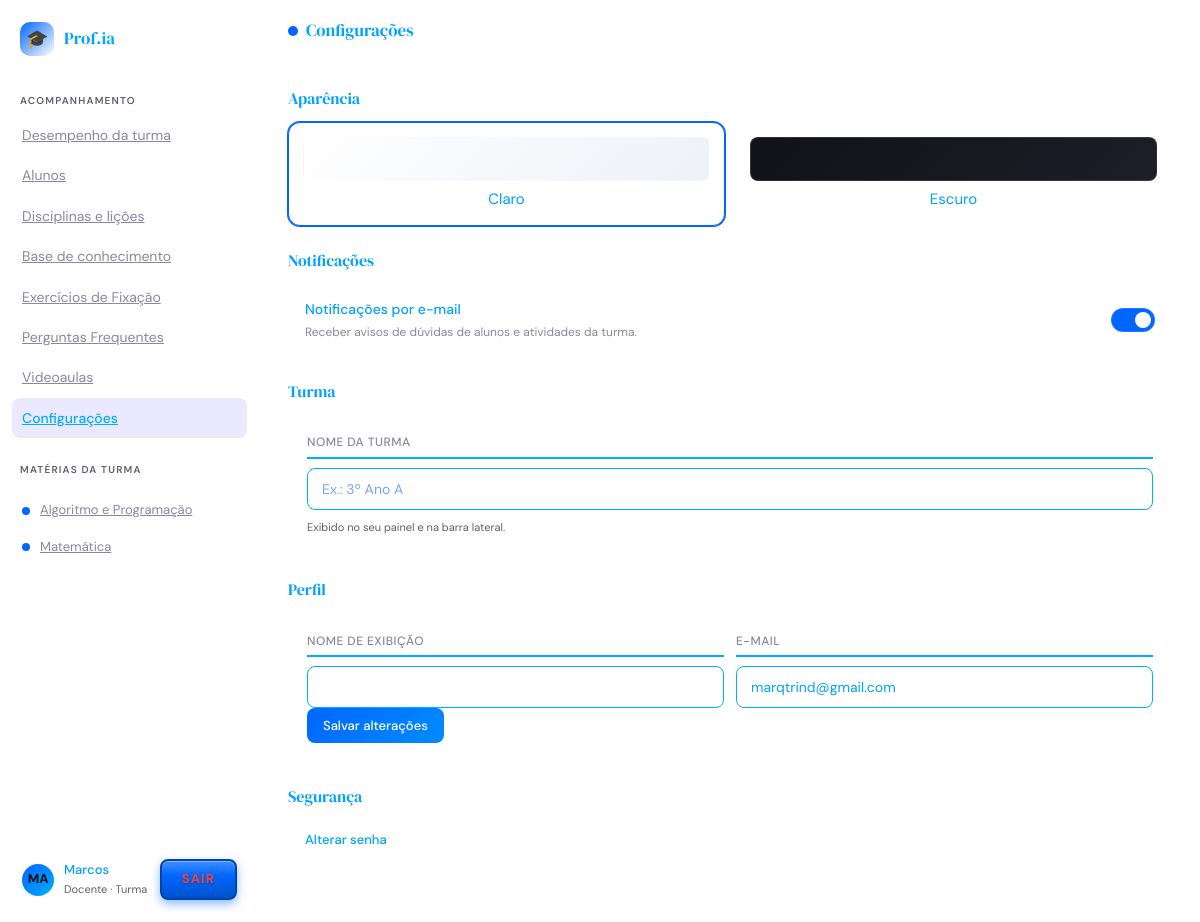
/professor/configuracoes/ (signed in), run on the app's committed database.
### src/frontend/app/models/disciplina.py (models this page shows, shortened)
class Disciplina(models.Model):
    nome = models.CharField("Nome", max_length=80, unique=True)
    descricao = models.TextField("Descricao", blank=True)
    icone = models.CharField("Icone", max_length=10, blank=True)
    cor_primaria = models.CharField(
        "Cor primaria",
        max_length=40,
        default="#1a73e8",
    )
    prompt_sistema = models.TextField(
        "Prompt do sistema",
        blank=True,
    )
    ordem = models.SmallIntegerField("Ordem", default=0)
    ativa = models.BooleanField("Ativa", default=True)
    criado_em = models.DateTimeField("Criado em", auto_now_add=True)
    class Meta:
        verbose_name = "Disciplina"
        verbose_name_plural = "Disciplinas"
        ordering = ["ordem", "nome"]

### src/frontend/app/models/usuarios.py (models this page shows, shortened)
class Usuario(AbstractUser):
    class Papel(models.TextChoices):
        ALUNO = "aluno", "Aluno"
        PROFESSOR = "professor", "Professor"
    papel = models.CharField(
        max_length=20,
        choices=Papel.choices,
        default=Papel.ALUNO,
        verbose_name="Papel",
        help_text="Define o tipo de acesso do usuário no sistema.",
    )
    primeiro_acesso = models.BooleanField(
        default=True,
        verbose_name="Primeiro acesso",
        help_text=(
            "Quando verdadeiro, o usuário é obrigado a trocar a senha "
            "no próximo login. Usado principalmente para professores "
            "cadastrados pelo administrador com senha temporária."
        ),
    )
    identificador_aluno = models.CharField(
        max_length=50,
        blank=True,
        null=True,
        unique=True,
        verbose_name="Identificador do aluno (Grupo 1)",
        help_text=(
            "Vínculo com o registro do aluno no backend do Grupo 1. "
            "Usado nas chamadas à API, por exemplo /api/desempenho/<id>/. "
            "Deixar em branco para professores."
        ),
    )
    class Tema(models.TextChoices):
        CLARO = "claro", "Claro"
        ESCURO = "escuro", "Escuro"
    tema = models.CharField(
        max_length=10,
        choices=Tema.choices,
        default=Tema.CLARO,
        verbose_name="Tema do site",
        help_text="Aparência escolhida pelo usuário (claro ou escuro).",
    )
    notificacoes_email = models.BooleanField(
        default=True,
        verbose_name="Notificações por e-mail",
        help_text="Receber avisos de novas conquistas, quizzes e atividades por e-mail.",
    )
    class Avatar(models.TextChoices):
        AZUL = "azul", "Azul"
        VERDE = "verde", "Verde"
        ROXO = "roxo", "Roxo"
        LARANJA = "laranja", "Laranja"
        ROSA = "rosa", "Rosa"
    avatar_cor = models.CharField(
        max_length=10,
        choices=Avatar.choices,
        default=Avatar.AZUL,
        verbose_name="Cor do avatar",
        help_text="Cor do círculo com as iniciais exibido na barra lateral.",
    )
    reduzir_animacoes = models.BooleanField(
        default=False,
        verbose_name="Reduzir animações",
        help_text="Desativa transições e animações da interface (acessibilidade).",
    )
    turma_nome = models.CharField(
        max_length=100,
        blank=True,
        default="",
        verbose_name="Turma (professor)",
        help_text="Nome da turma exibido no painel do professor.",
    )
    class Turno(models.TextChoices):
        MANHA = "manha", "Manhã"
        TARDE = "tarde", "Tarde"
        NOITE = "noite", "Noite"
        INTEGRAL = "integral", "Integral"
    turma_turno = models.CharField(
        max_length=10,
        choices=Turno.choices,
        blank=True,
        default="",
        verbose_name="Turno da turma (professor)",
    )
    turma_codigo = models.CharField(
        max_length=30,
        blank=True,
        default="",
        verbose_name="Código da turma (professor)",
        help_text="Código ou identificador interno da turma, se houver.",
    )
    disciplina_atual = models.ForeignKey(
        "app.Disciplina",
        null=True,
        blank=True,
        on_delete=models.SET_NULL,
        related_name="alunos",
        verbose_name="Disciplina atual",
        help_text="Disciplina à qual o aluno está vinculado.",
    )
    class Meta:
        db_table = "usuario"
        verbose_name = "Usuário"
        verbose_name_plural = "Usuários"
        ordering = ["username"]
    @property
    def eh_aluno(self) -> bool:
        return self.papel == self.Papel.ALUNO
    @property
    def eh_professor(self) -> bool:
        return self.papel == self.Papel.PROFESSOR

### src/frontend/app/views.py (the view, shortened to what this page needs)
# urls.py: path("professor/configuracoes/", views.configuracoes_professor,
@professor_required
def configuracoes_professor(request):
    u = request.user
    ctx = base_ctx(request, "configuracoes")
    return render(request, "professor/configuracoes.html", ctx)

### src/frontend/app/views.py (called while the page is built)
def professor_required(view):
    @wraps(view)
    @login_required
    def wrapper(request, *args, **kwargs):
        if not request.user.eh_professor:
            messages.error(request, "Area exclusiva de professores.")
            return redirect("dashboard_aluno")
        return view(request, *args, **kwargs)
    return wrapper

def _iniciais(user):
    base = (user.first_name or user.username or "?").strip()
    partes = base.split()
    if len(partes) >= 2:
        return (partes[0][0] + partes[1][0]).upper()
    return base[:2].upper()

def base_ctx(request, active_nav):
    ctx = {
        "active_nav": active_nav,
        "disciplinas": list(Disciplina.objects.filter(ativa=True)),
        "avatar_iniciais": _iniciais(request.user),
        "avatar_cor": "linear-gradient(135deg,#0066ff,#00aeff)",
    }
    if request.user.eh_aluno:
        nivel = _nivel_do(request.user)
        total = nivel.xp_total + max(1, nivel.xp_proximo_nivel)
        ctx.update({
            "nivel": nivel,
            "xp_pct": min(100, int(nivel.xp_total * 100 / total)),
            "xp_faltante": nivel.xp_proximo_nivel,
            "proximo_nivel": nivel.nivel + 1,
        })
    else:
        ctx["turma_nome"] = request.user.turma_nome or "Turma"
    return ctx

### src/frontend/templates/professor/configuracoes.html (shortened to what this page needs)
{% extends "base.html" %}
{% block page_title %}Configurações{% endblock %}
{% block body %}
<div class="panel-body">
  <form method="post" action="{% url 'configuracoes_professor' %}">
    <div class="settings-section">
      <div class="settings-section-title">Aparência</div>
      <div class="theme-options">
        <label class="theme-option">
          <div class="theme-swatch claro"></div>
          <span>Claro</span>
        </label>
        <label class="theme-option">
          <div class="theme-swatch escuro"></div>
          <span>Escuro</span>
        </label>
      </div>
    </div>
    <div class="settings-section">
      <div class="settings-section-title">Notificações</div>
      <div class="settings-row">
        <div>
          <div class="settings-row-label">Notificações por e-mail</div>
          <div class="settings-row-desc">Receber avisos de dúvidas de alunos e atividades da turma.</div>
        </div>
        <label class="switch">
          <span class="switch-track"></span>
        </label>
      </div>
    </div>
    <div class="settings-section">
      <div class="settings-section-title">Turma</div>
      <div class="form-card">
        <div class="form-group">
          <label class="form-label">Nome da turma</label>
          <input class="form-input" name="turma_nome" type="text" placeholder="Ex.: 3º Ano A" value="{{ request.user.turma_nome }}" />
          <span class="field-hint">Exibido no seu painel e na barra lateral.</span>
        </div>
      </div>
    </div>
    <div class="settings-section">
      <div class="settings-section-title">Perfil</div>
      <div class="form-card">
        <div class="grid-2">
          <div class="form-group">
            <label class="form-label">Nome de exibição</label>
            <input class="form-input" name="first_name" type="text" value="{{ request.user.first_name }}" />
          </div>
          <div class="form-group">
            <label class="form-label">E-mail</label>
            <input class="form-input" name="email" type="email" value="{{ request.user.email }}" />
          </div>
        </div>
        <button class="btn btn-primary" type="submit">Salvar alterações</button>
      </div>
    </div>
  </form>
  <div class="settings-section">
    <div class="settings-section-title">Segurança</div>
    <a class="btn" href="{% url 'password_change' %}">Alterar senha</a>
  </div>
</div>
{% endblock %}

### src/frontend/templates/base.html (shortened to what this page needs)
{% load static %}
<!DOCTYPE html>
<html lang="pt-BR" data-theme="{{ request.user.tema|default:'claro' }}">
<head>
<link rel="stylesheet" href="{% static 'css/app.css' %}" />
</head>
<body>
<div class="app visible" id="appShell">
  <aside class="sidebar">
    <div class="sidebar-logo">
      <div class="logo-icon">🎓</div>
      <div class="logo-text">Prof.<span>ia</span></div>
    </div>
    {% if request.user.eh_professor %}
    <div class="sidebar-section">
      <div class="sidebar-label">Acompanhamento</div>
      <a class="nav-item {% if active_nav == 'dashboard' %}active{% endif %}" href="{% url 'dashboard_professor' %}">Desempenho da turma</a>
      <a class="nav-item {% if active_nav == 'alunos' %}active{% endif %}" href="{% url 'cadastro_alunos' %}">Alunos</a>
      <a class="nav-item {% if active_nav == 'disciplinas' %}active{% endif %}" href="{% url 'gestao_disciplinas' %}">Disciplinas e lições</a>
      <a class="nav-item {% if active_nav == 'conteudo' %}active{% endif %}" href="{% url 'gestao_conteudo' %}">Base de conhecimento</a>
      <a class="nav-item {% if active_nav == 'quizzes' %}active{% endif %}" href="{% url 'gestao_quizzes' %}">Exercícios de Fixação</a>
      <a class="nav-item {% if active_nav == 'qa' %}active{% endif %}" href="{% url 'gestao_qa' %}">Perguntas Frequentes</a>
      <a class="nav-item {% if active_nav == 'videoaulas' %}active{% endif %}" href="{% url 'gestao_videoaulas' %}">Videoaulas</a>
      <a class="nav-item {% if active_nav == 'configuracoes' %}active{% endif %}" href="{% url 'configuracoes_professor' %}">Configurações</a>
    </div>
    {% endif %}
    <div class="sidebar-section" style="padding-bottom:8px;">
      <div class="sidebar-label">{% if request.user.eh_professor %}Matérias da turma{% else %}Matérias{% endif %}</div>
    </div>
    <div class="subjects-list">
      {% for d in disciplinas %}
      <a class="subject-item {% if d.id == disciplina_ativa_id %}active{% endif %}"
         href="{% if request.user.eh_professor %}{% url 'gestao_disciplinas' %}{% else %}{% url 'chat_aluno' %}?disciplina={{ d.id }}{% endif %}">
        <span class="subject-dot" style="background:{{ d.cor_primaria }}"></span>
        {{ d.nome }}
      </a>
      {% empty %}
      <div class="field-hint" style="padding:0 4px;">Nenhuma matéria cadastrada.</div>
      {% endfor %}
    </div>
    <div class="sidebar-footer">
      <div class="user-card">
        <div class="user-avatar-wrap">
          <div class="user-avatar" style="background:{{ avatar_cor|default:'linear-gradient(135deg,#4ade80,#22d3ee)' }}">{{ avatar_iniciais }}</div>
        </div>
        <div style="flex:1;min-width:0;">
          <div class="user-name">{{ request.user.first_name|default:request.user.username }}</div>
          {% if request.user.eh_professor %}
          <div class="user-level">Docente · {{ turma_nome|default:"Turma" }}</div>
          {% else %}
          <div class="user-level" id="sidebarNivelTxt">Nível {{ nivel.nivel|default:1 }} · {{ nivel.xp_total|default:0 }} XP</div>
          <div class="xp-bar"><div class="xp-fill" id="sidebarXpFill" style="width:{{ xp_pct|default:0 }}%"></div></div>
          {% endif %}
        </div>
        <a class="logout-btn" href="{% url 'sair' %}" title="Sair">Sair</a>
      </div>
    </div>
  </aside>
  <main class="main">
    {% block topbar %}
    <div class="topbar">
      <div class="topbar-subject">
        <div class="dot" style="background:var(--accent)"></div>
        <h2>{% block page_title %}Plataforma{% endblock %}</h2>
      </div>
    </div>
    {% endblock %}
    {% block body %}{% endblock %}
  </main>
</div>
</body>
</html>

### data on the page
Disciplina: nome "Algoritmo e Programação"
Disciplina: nome "Matemática"
Usuario: user.first_name "Marcos", email "marqtrind@gmail.com"

### other printed values
{{ avatar_iniciais }} "MA"
{{ turma_nome|default:"Turma" }} "Turma"
